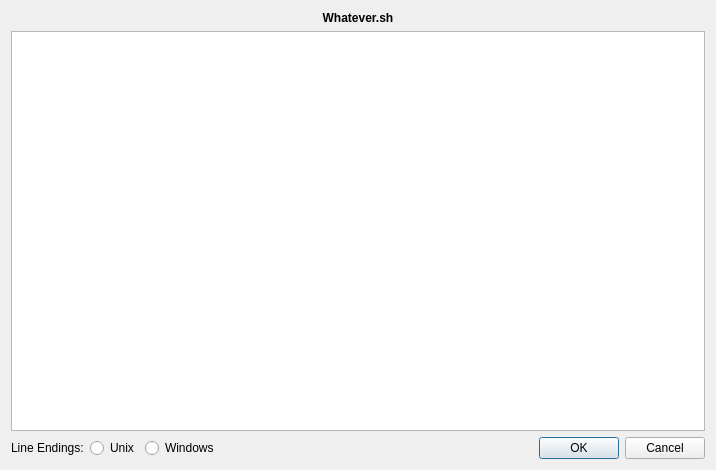
<?xml version="1.0" encoding="UTF-8"?>
<ui version="4.0">
 <class>FWTextEditor</class>
 <widget class="QWidget" name="FWTextEditor">
  <property name="geometry">
   <rect>
    <x>0</x>
    <y>0</y>
    <width>716</width>
    <height>470</height>
   </rect>
  </property>
  <property name="windowTitle">
   <string>Registry Entries</string>
  </property>
  <layout class="QVBoxLayout" name="verticalLayout" stretch="0,10,0">
   <item>
    <widget class="QLabel" name="titleLabel">
     <property name="sizePolicy">
      <sizepolicy hsizetype="Preferred" vsizetype="Fixed">
       <horstretch>0</horstretch>
       <verstretch>0</verstretch>
      </sizepolicy>
     </property>
     <property name="font">
      <font>
       <weight>75</weight>
       <bold>true</bold>
      </font>
     </property>
     <property name="text">
      <string>Whatever.sh</string>
     </property>
     <property name="alignment">
      <set>Qt::AlignCenter</set>
     </property>
    </widget>
   </item>
   <item>
    <widget class="QPlainTextEdit" name="editor">
     <property name="sizePolicy">
      <sizepolicy hsizetype="Expanding" vsizetype="Expanding">
       <horstretch>0</horstretch>
       <verstretch>10</verstretch>
      </sizepolicy>
     </property>
     <property name="lineWrapMode">
      <enum>QPlainTextEdit::NoWrap</enum>
     </property>
     <property name="backgroundVisible">
      <bool>false</bool>
     </property>
    </widget>
   </item>
   <item>
    <layout class="QHBoxLayout" name="horizontalLayout">
     <property name="sizeConstraint">
      <enum>QLayout::SetDefaultConstraint</enum>
     </property>
     <item>
      <widget class="QLabel" name="label">
       <property name="sizePolicy">
        <sizepolicy hsizetype="Preferred" vsizetype="Fixed">
         <horstretch>0</horstretch>
         <verstretch>0</verstretch>
        </sizepolicy>
       </property>
       <property name="text">
        <string>Line Endings:</string>
       </property>
      </widget>
     </item>
     <item>
      <widget class="QRadioButton" name="unixRadio">
       <property name="text">
        <string>Unix</string>
       </property>
      </widget>
     </item>
     <item>
      <widget class="QRadioButton" name="windowsRadio">
       <property name="text">
        <string>Windows</string>
       </property>
      </widget>
     </item>
     <item>
      <widget class="QLabel" name="warningLabel">
       <property name="sizePolicy">
        <sizepolicy hsizetype="Preferred" vsizetype="Fixed">
         <horstretch>0</horstretch>
         <verstretch>0</verstretch>
        </sizepolicy>
       </property>
       <property name="text">
        <string/>
       </property>
      </widget>
     </item>
     <item>
      <spacer name="horizontalSpacer">
       <property name="orientation">
        <enum>Qt::Horizontal</enum>
       </property>
       <property name="sizeHint" stdset="0">
        <size>
         <width>40</width>
         <height>20</height>
        </size>
       </property>
      </spacer>
     </item>
     <item>
      <widget class="QDialogButtonBox" name="buttonBox">
       <property name="sizePolicy">
        <sizepolicy hsizetype="Fixed" vsizetype="Fixed">
         <horstretch>0</horstretch>
         <verstretch>0</verstretch>
        </sizepolicy>
       </property>
       <property name="standardButtons">
        <set>QDialogButtonBox::Cancel|QDialogButtonBox::Ok</set>
       </property>
      </widget>
     </item>
    </layout>
   </item>
  </layout>
 </widget>
 <resources/>
 <connections/>
</ui>
